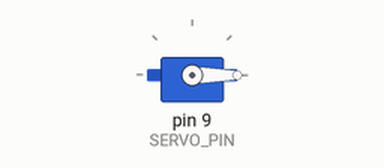
A sketch run on a simulated Arduino Uno, built with avr-gcc and run on an emulated ATmega328P. Parts: servo.

Above: at 0.05 s.
At 7.45 s:
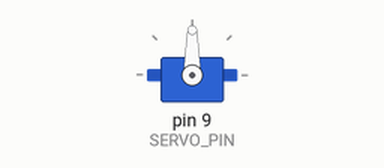
At 14.95 s:
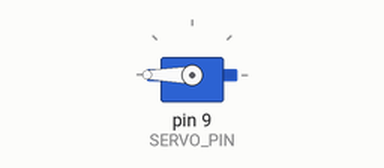
Timing chart, 0 to 19.5 s (numbered marks = the images above):
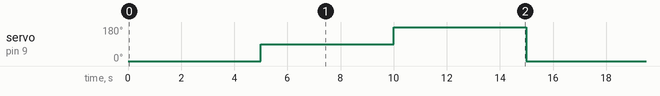

The sketch:

servo.ino
```cpp
#include <Servo.h>    // 声明调用Servo.h库
#define SERVO_PIN 9    // 舵机对象使用9脚进行控制
Servo myservo;        // 创建一个舵机对象

void setup() {
  // put your setup code here, to run once:
  myservo.attach(SERVO_PIN);
}

void loop() {
  // put your main code here, to run repeatedly:
 myservo.write(0);
 delay(5000);
 myservo.write(90);
 delay(5000);
 myservo.write(180);
 delay(5000);
}
```

Measured:
- by itself, servo on pin 9 (SERVO_PIN): repeats every 15.0 s: 180° 5.0 s, 0° 5.0 s, 90° 5.0 s
